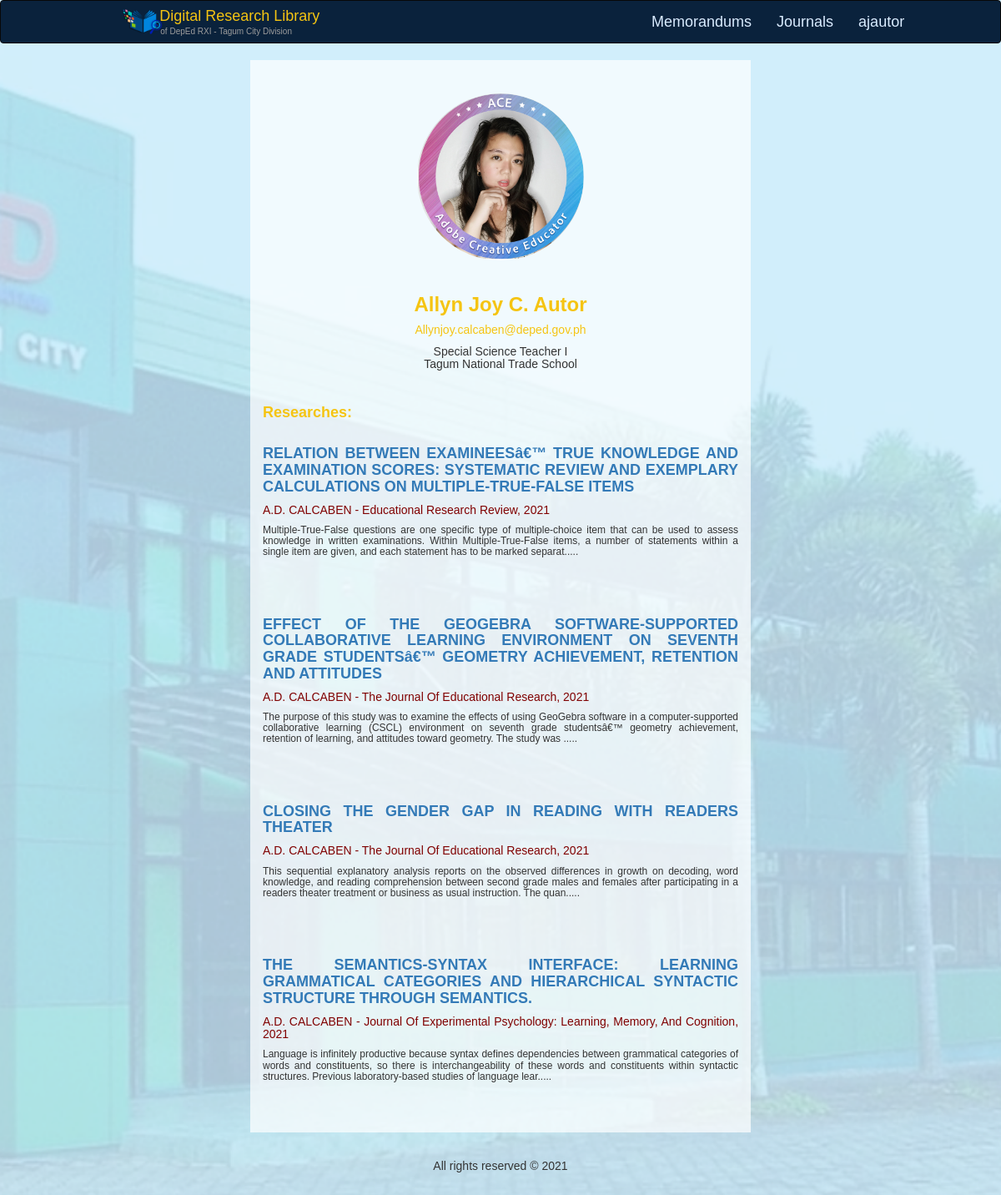
The app's page /pages/user_profile_view.php (signed in) with its own data.
### tables this page shows
CREATE TABLE `user` (
  `user_id` int(255) NOT NULL,
  `user_username` varchar(1024) NOT NULL,
  `user_password` varchar(1024) NOT NULL,
  `user_first_name` varchar(1024) NOT NULL,
  `user_middle_name` varchar(1024) NOT NULL,
  `user_last_name` varchar(1024) NOT NULL,
  `user_email_address` varchar(1024) NOT NULL,
  `user_designation` varchar(1024) NOT NULL,
  `user_office` varchar(1024) NOT NULL,
  `user_type` tinyint(255) NOT NULL COMMENT '1:admin, 0:normal user',
  `user_pwd_state` tinyint(4) NOT NULL COMMENT '1: updated, 0: default',
  `user_active_state` int(255) NOT NULL COMMENT '0 - deactivated; 1 - activated',
  `user_profile_picture` varchar(1024) NOT NULL
);

CREATE TABLE `research_output` (
  `research_id` int(11) NOT NULL,
  `research_title` varchar(1024) NOT NULL,
  `research_doi` varchar(1024) NOT NULL,
  `research_category` varchar(1024) NOT NULL,
  `research_type` varchar(1024) NOT NULL,
  `research_agenda` varchar(1024) NOT NULL,
  `research_status` varchar(1024) NOT NULL,
  `research_abstract` varchar(2048) NOT NULL,
  `research_date_publish` date NOT NULL,
  `research_office` varchar(1024) NOT NULL,
  `research_keywords` varchar(512) NOT NULL,
  `research_journal_id` int(11) NOT NULL,
  `research_journal_pages` varchar(1024) NOT NULL,
  `research_filename` varchar(1024) NOT NULL,
  `research_filepath` varchar(1024) NOT NULL
);

CREATE TABLE `researcher` (
  `researcher_id` int(255) NOT NULL,
  `researcher_user_id` int(255) DEFAULT NULL,
  `researcher_first_name` varchar(1024) NOT NULL,
  `researcher_middle_name` varchar(1024) NOT NULL,
  `researcher_last_name` varchar(1024) NOT NULL,
  `researcher_office` varchar(1024) NOT NULL,
  `researcher_designation` varchar(1024) NOT NULL,
  `researcher_profile_picture` varchar(1024) NOT NULL,
  `researcher_email` varchar(1024) NOT NULL
);

CREATE TABLE `research_journal` (
  `journal_id` int(255) NOT NULL,
  `journal_user_id` int(255) NOT NULL COMMENT 'user who uploaded the journal',
  `journal_title` varchar(1024) NOT NULL,
  `journal_description` varchar(2048) NOT NULL,
  `journal_volume` int(255) NOT NULL,
  `journal_issue` int(255) NOT NULL,
  `journal_issn` varchar(1024) NOT NULL,
  `journal_publisher_name` varchar(1024) NOT NULL,
  `journal_date_publish` date NOT NULL,
  `journal_editor_team` varchar(1024) NOT NULL,
  `journal_filename` varchar(1024) NOT NULL,
  `journal_filepath` varchar(1024) NOT NULL,
  `journal_posted_at` datetime NOT NULL,
  `journal_updated_at` datetime NOT NULL,
  `journal_photo` varchar(1024) NOT NULL
);

### pages/user_profile_view.php (the view, shortened to what this page needs)
<?php
include "../database/db_config.php";
?>
<DOCTYPE! html>
<html>
	<head>
		<link rel="stylesheet" href="https://cdnjs.cloudflare.com/ajax/libs/font-awesome/4.7.0/css/font-awesome.min.css">
		<link rel="stylesheet" type="text/css" href="../bootstrap-3.3.7-dist/css/bootstrap.css">
		<link rel="stylesheet" type="text/css" href="../bootstrap-3.3.7-dist/css/bootstrap.min.css">
		<link rel="stylesheet" type="text/css" href="../css/body_css.css">
		<link rel="stylesheet" type="text/css" href="../css/footer_css.css">
		<link rel="stylesheet" type="text/css" href="../css/nav_css.css">
	</head>
	<body class="bg-light">
		<nav class="navbar navbar-inverse" >
		  	<div class="container-fluid col-md-10 col-md-offset-1">
			    <div class="navbar-header col-sm-6">
			      	<a class="navbar-brand nav_title_a col-sm-12" href="<?=(!isset($_SESSION['user']))? "index.php" : "homepage.php"?>">
			      		<span class="col-sm-1"><img   src="../images/logo1.png" height="30px" width="50px"></span>
			      			<span class="title_brand_nav col-sm-11" style="margin-top:-2px;">
			      				&nbsp; Digital Research Library
			      			</span>
			      			<br>
			      			<h6 class="title_nav_p col-sm-11" style="margin-top:1px;font-size:10px;">
			      				&nbsp;&nbsp;&nbsp;&nbsp;of DepEd RXI - Tagum City Division
			      			</h6>
			      	</a>
			    </div>
			    <ul class="nav navbar-nav navbar-right">
			    	<li class="title_brand"><a class="title_brand" href="memorandum.php">Memorandums</a></li>
			    	<li class="title_brand"><a class="title_brand" href="journals.php">Journals</a></li>
                    <li class="dropdown title_brand">
                        <a href="#" class="dropbtn title_brand"><?= $_SESSION['user'] ?></a>
                    </li>
			    </ul>
		  	</div>
		</nav>
		<div class="container-fluid text-center ">
		  	<div class="row content">
			    <div class="col-sm-3 sidenav">
			    </div>
			    <div class="col-sm-6 center-div center-content body_middle">
			    	<?php
						$id = isset($_GET['userid'])!=""? intval($_GET['userid']) : intval($_SESSION['userid']);
						$query = "SELECT * FROM user WHERE user_id = '$id'";
						if ($result = $db->query($query)){
                	        $defaultImg = "default_profile_picture.jpg";
							while ($row = $result->fetch_assoc()){
								$userFullname = $row['user_first_name']." ".$row['user_middle_name'][0].". ".$row['user_last_name'];
								$userImage = empty($row['user_profile_picture']) ? $defaultImg : $row['user_profile_picture'];
					?>
			    	<br> <br>
			      	<img class="img-circle center-block" src="../images/profile_pictures/<?=$userImage?>" alt="<?=$userFullname?>" width="200px" height="200px">
			      	<br>
			      	<div>
			      		<p class="title_brand_nav h3">
			      			<b><?=ucwords(strtolower($userFullname))?></b>
			      		</p>
			      		<p class="title_brand_nav h5">
			      			<?=ucwords(strtolower($row['user_email_address']))?>
			      			<br>
			      		</p>
			      		<p class="h5">
			      			<?=ucwords(strtolower($row['user_designation']))?> <br>
			      			<?=ucwords(strtolower($row['user_office']))?> <br>
			      		</p>
			      		<br>
			      	</div>
			      	<?php
			      		}
					} else {
						echo "<p> No users yet.</p>";
					}
					?>
			      	<div class="text-justify">
			      		<p class="title_brand_nav h4">
			  				<b> Researches: </b> <br><br>
			      		</p>
				      	<div class="" style="left:10px">
					    	<?php
								$query = "SELECT * FROM research_output AS ro INNER JOIN research_creation AS rc INNER JOIN research_journal AS rj INNER JOIN researcher as r ON rj.journal_id = ro.research_journal_id AND ro.research_id = rc.creation_research_id AND rc.creation_researcher_id = r.researcher_id WHERE r.researcher_id = '$id'";
								if ($result = $db->query($query)){
									while ($row = $result->fetch_assoc()){
							?>
				      		<div class="">
								<p class="h4 text-justify"><b><a href="research_view.php?rid=<?=$row['research_id']?>"> <?=strtoupper($row['research_title'])?> </a></b></p>
								<p class="h5 text-justify" style="color: maroon">
									<?=$row['researcher_first_name'][0].".".$row['researcher_middle_name'][0].". ".$row['researcher_last_name']?> - <?=ucwords(strtolower($row['journal_title'])).", ".date('Y',strtotime($row['journal_date_publish']))?>
								</p>
								<p class="h6 text-justify">
									<?=substr($row['research_abstract'], 0, 270)."....."?>
								</p>
								<p>&nbsp;</p>
								<br>
							</div>
							<?php
								}
							} else {
								echo "<p> No conducted Research yet.</p>";
							}
							?>
				      	</div>
			      	</div>
			    </div>
			    <div class="col-sm-3 sidenav">
			    </div>
		  </div>
		</div>
		<div class="footer text-center">
			<p>&nbsp;</p>
		    <p class="">All rights reserved &copy; 2021</p>
		    <p>&nbsp;</p>
		</div>
	</body>
</html>

### css/body_css.css (style rules this page uses)
html { height: 100%; margin: 0; }
* { box-sizing: border-box; }
body { margin: 0; font-family: Arial, Helvetica, sans-serif; background-color: #f0f0ff; background-image: url('../images/bg2.png'); background-attachment: fixed; background-position: center; background-repeat: no-repeat; background-size: cover; width: 100%; }
.navbar-header, nav, .navbar { color: black; }
.navbar { background-color: #0a223c; }
.nav_title_a { margin-top: -5px; }
.title_brand_nav, .nav { font: Helvetica; color: #f5c412; }
.title_brand { font: Helvetica; color: #f5c412; font-size: 18px; }
li.title_brand a.title_brand { font: Helvetica; color: #daecff; font-size: 18px; }
.center-content { background-color: white; }
.body_middle { background: rgba(255, 255, 255, 0.7) }

### css/nav_css.css (style rules this page uses)
body { margin: 0; font-family: Arial, Helvetica, sans-serif; }
.dropdown { position: relative; display: inline-block; }

### records on screen
user: user_profile_picture (picture), userFullname "Allyn Joy C. Autor", user_email_address "Allynjoy.calcaben@deped.gov.ph", user_designation "Special Science Teacher I", user_office "Tagum National Trade School"
research_output: research_title "RELATION BETWEEN EXAMINEESâ€™ TRUE KNOWLEDGE AND EXAMINATION SCORES: SYSTEMATIC REVIEW AND EXEMPLARY CALCULATIONS ON MULTIPLE-TRUE-FALSE ITEMS", researcher.researcher_first_name "A", researcher.researcher_middle_name "D", researcher.researcher_last_name "CALCABEN", research_journal.journal_title "Educational Research Review", research_journal.journal_date_publish "2021", research_abstract "Multiple-True-False questions are one specific type of multiple-choice item that can be used to assess knowledge in written examinations. Within Multiple-True-False items, a number of statements within a single item are given, and each statement has to be marked separat"
research_output: research_title "EFFECT OF THE GEOGEBRA SOFTWARE-SUPPORTED COLLABORATIVE LEARNING ENVIRONMENT ON SEVENTH GRADE STUDENTSâ€™ GEOMETRY ACHIEVEMENT, RETENTION AND ATTITUDES", researcher.researcher_first_name "A", researcher.researcher_middle_name "D", researcher.researcher_last_name "CALCABEN", research_journal.journal_title "The Journal Of Educational Research", research_journal.journal_date_publish "2021", research_abstract "The purpose of this study was to examine the effects of using GeoGebra software in a computer-supported collaborative learning (CSCL) environment on seventh grade studentsâ€™ geometry achievement, retention of learning, and attitudes toward geometry. The study was"
research_output: research_title "CLOSING THE GENDER GAP IN READING WITH READERS THEATER", researcher.researcher_first_name "A", researcher.researcher_middle_name "D", researcher.researcher_last_name "CALCABEN", research_journal.journal_title "The Journal Of Educational Research", research_journal.journal_date_publish "2021", research_abstract "This sequential explanatory analysis reports on the observed differences in growth on decoding, word knowledge, and reading comprehension between second grade males and females after participating in a readers theater treatment or business as usual instruction. The quan"
research_output: research_title "THE SEMANTICS-SYNTAX INTERFACE: LEARNING GRAMMATICAL CATEGORIES AND HIERARCHICAL SYNTACTIC STRUCTURE THROUGH SEMANTICS.", researcher.researcher_first_name "A", researcher.researcher_middle_name "D", researcher.researcher_last_name "CALCABEN", research_journal.journal_title "Journal Of Experimental Psychology: Learning, Memory, And Cognition", research_journal.journal_date_publish "2021", research_abstract "Language is infinitely productive because syntax defines dependencies between grammatical categories of words and constituents, so there is interchangeability of these words and constituents within syntactic structures. Previous laboratory-based studies of language lear"

### other values on screen
$_SESSION['user'] "ajautor"
